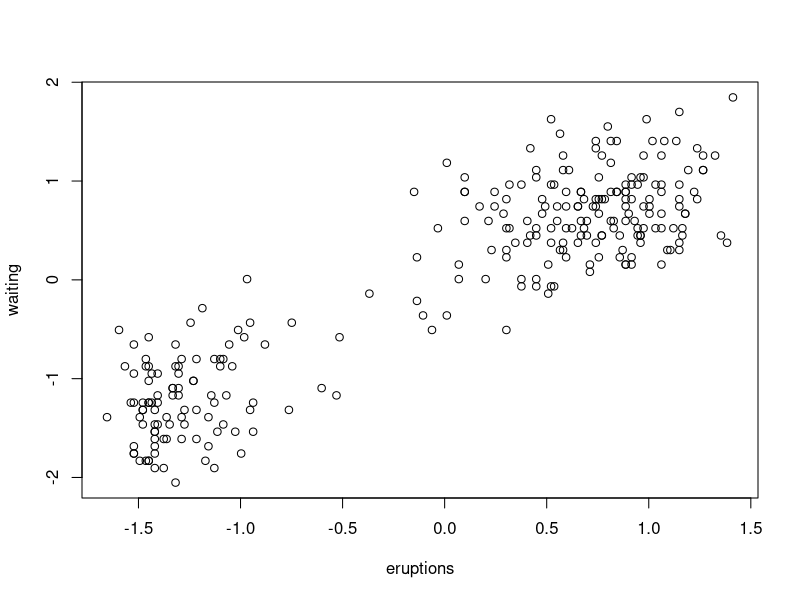
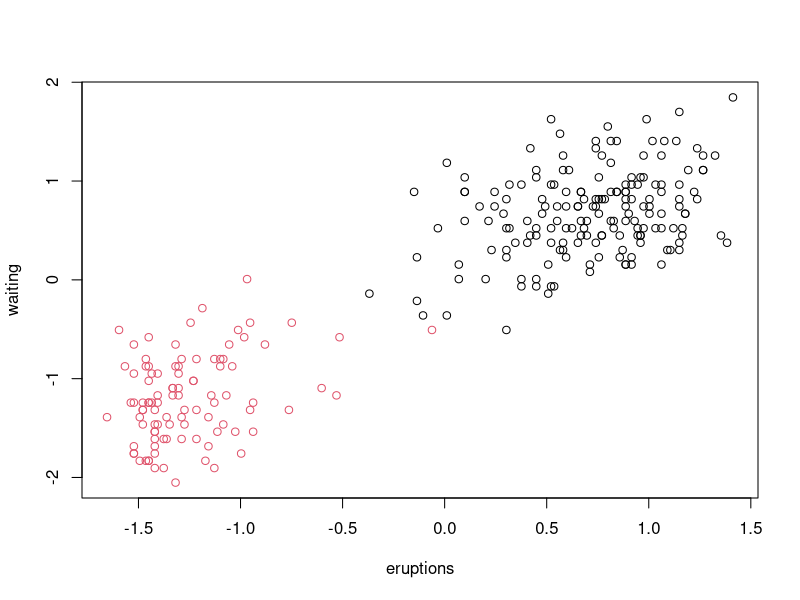
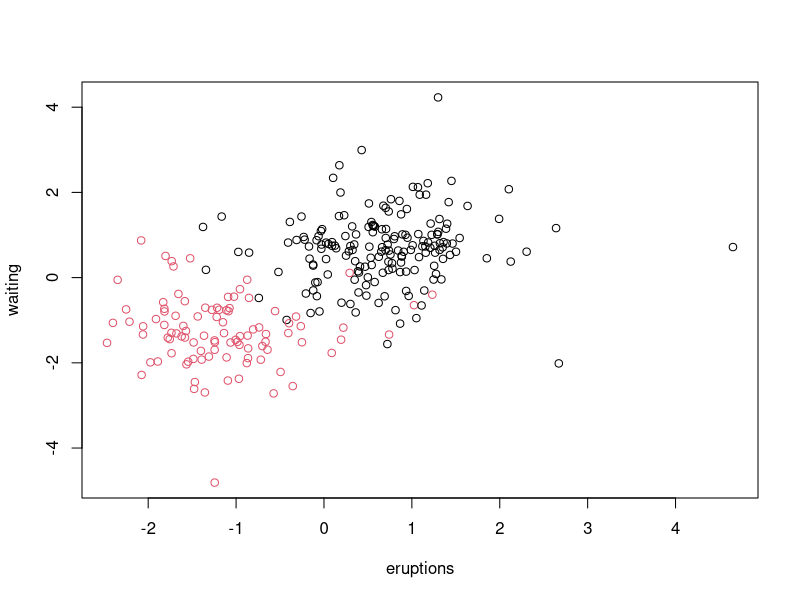

Generate these figures, in order, with R:
## ---- chunk 1
data(faithful)
n <- nrow(faithful)
faithful <- data.frame(lapply(faithful, scale))
plot(faithful)
faithful$cl <- factor(kmeans(faithful, centers=2)$cluster)
plot(faithful[,1:2], col=faithful$cl)
# make it more challenging
set.seed(1)
faithful[,1] <- faithful[,1] + rt(n,df=5)/2
faithful[,2] <- faithful[,2] + rt(n,df=5)/2
plot(faithful[,1:2], col=faithful$cl)
x <- faithful[,1:2]
y <- faithful[,3]
